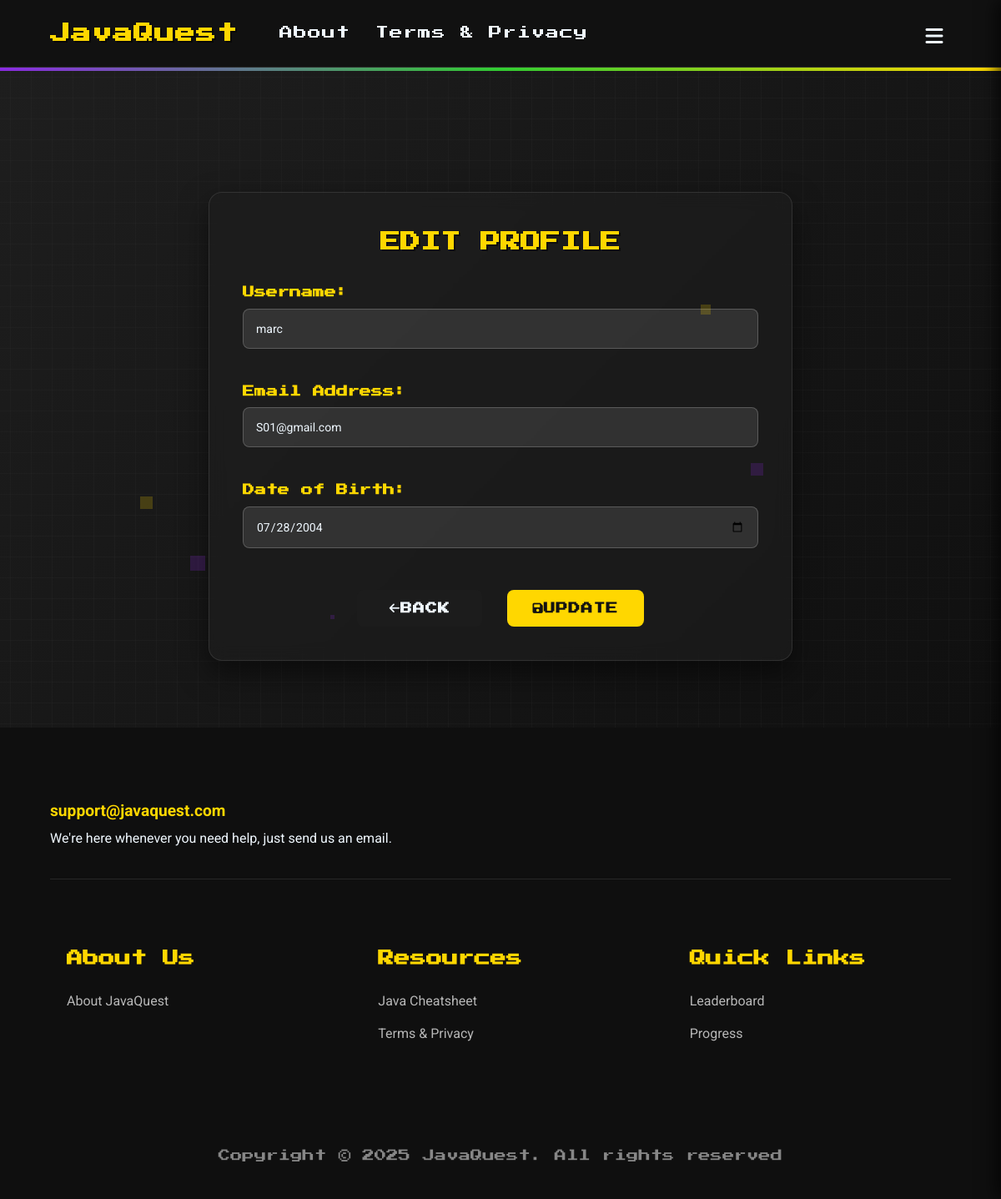
Page /student/student-editprofile.php (signed in) on the committed database.
### tables this page shows
CREATE TABLE IF NOT EXISTS `student` (
  `student_id` varchar(50) NOT NULL,
  `username` varchar(50) NOT NULL,
  `password` varchar(255) NOT NULL,
  `email` varchar(100) NOT NULL,
  `dob` date NOT NULL,
  `admin_id` varchar(50) NOT NULL,
  `gender` varchar(50) NOT NULL,
  PRIMARY KEY (`student_id`) USING BTREE,
  UNIQUE KEY `username` (`username`,`email`),
  KEY `admin_id` (`admin_id`)
);

### student/student-editprofile.php (the view, shortened to what this page needs)
<?php
include("../conn/conn.php");
$student_id = $_SESSION['student_id'];
$query = "SELECT username, email, dob, gender FROM STUDENT WHERE student_id = ?";
$stmt = $conn->prepare($query);
$stmt->bind_param("s", $student_id);
$stmt->execute();
$result = $stmt->get_result();
if ($result->num_rows > 0) {
    $student = $result->fetch_assoc();
    $username = htmlspecialchars($student['username']);
    $email = htmlspecialchars($student['email']);
    $dob = htmlspecialchars($student['dob']);
} else {
    header("Location: ../login/login.php");
    exit();
}
$is_logged_in = isset($_SESSION['username']) && $_SESSION['role'] === 'student';
?>
<!DOCTYPE html>
<html lang="en">
<head>
    <link rel="stylesheet" href="../css/student-edit.css">
    <link rel="stylesheet" href="https://cdnjs.cloudflare.com/ajax/libs/font-awesome/6.0.0/css/all.min.css">
</head>
<body <?php if ($is_logged_in) echo 'class="logged-in"'; ?>>
    <div class="page-container">
        <header>
            <div class="logo-nav">
                <a href="student-homepage.php" class="logo">JavaQuest</a>
                <div class="nav-links">
                    <a href="../about-us/about-us.php" class="nav-link">About</a>
                    <a href="../term-privacy/term-privacy.php" class="nav-link">Terms & Privacy</a>
                </div>
            </div>
            <div class="auth-social">
                <?php if ($is_logged_in): ?>
                    <button class="menu-btn" id="menuBtn">
                        <i class="fas fa-bars"></i>
                    </button>
                <?php else: ?>
                    <a href="../login/login.php" class="login-btn">Login</a>
                <?php endif; ?>
            </div>
        </header>
        <main>
            <section class="form-container">
                <h1>Edit Profile</h1>
                <form id="UpdateForm" method="POST" action="">
                    <label for="option1">Username:</label>
                    <input type="text" id="option1" name="option1" value="<?php echo $username; ?>" placeholder="Enter your username" maxlength="50">
                    <label for="option2">Email Address:</label>
                    <input type="email" id="option2" name="option2" value="<?php echo $email; ?>" placeholder="Enter your email" maxlength="100">
                    <label for="option3">Date of Birth:</label>
                    <input type="date" id="option3" name="option3" value="<?php echo $dob; ?>" placeholder="Enter your date of birth">
                    <div class="form-buttons">
                        <button type="button" id="Back" class="back-btn" onclick="location.href='student-profile.php'"><i class="fas fa-arrow-left"></i> Back</button>
                        <button type="submit" id="Update" class="update-btn"><i class="fas fa-save"></i> Update</button>
                    </div>
                </form>
            </section>
        </main>
        <footer>
            <div class="footer-container">
                <div class="footer-top">
                    <div class="footer-contact">
                        <p>support@javaquest.com</p>
                        <p>We're here whenever you need help, just send us an email.</p>
                    </div>
                </div>
                <div class="footer-links">
                    <div class="footer-section">
                        <h3>About Us</h3>
                        <ul>
                            <li><a href="../about-us/about-us.php">About JavaQuest</a></li>
                        </ul>
                    </div>
                    <div class="footer-section">
                        <h3>Resources</h3>
                        <ul>
                            <li><a href="https://www.geeksforgeeks.org/java-cheat-sheet/" target="_blank">Java Cheatsheet</a></li>
                            <li><a href="../term-privacy/term-privacy.php">Terms & Privacy</a></li>
                        </ul>
                    </div>
                    <div class="footer-section">
                        <h3>Quick Links</h3>
                        <ul>
                            <li><a href="leaderboard-student.php">Leaderboard</a></li>
                            <li><a href="progress-student.php">Progress</a></li>
                        </ul>
                    </div>
                </div>
                <div class="footer-copyright">
                    <p>Copyright &copy; 2025 JavaQuest. All rights reserved</p>
                </div>
            </div>
        </footer>
    </div>
</body>
</html>

### rows in the picture
student: option1 "marc", option2 "S01@gmail.com", option3 "07/28/2004"
